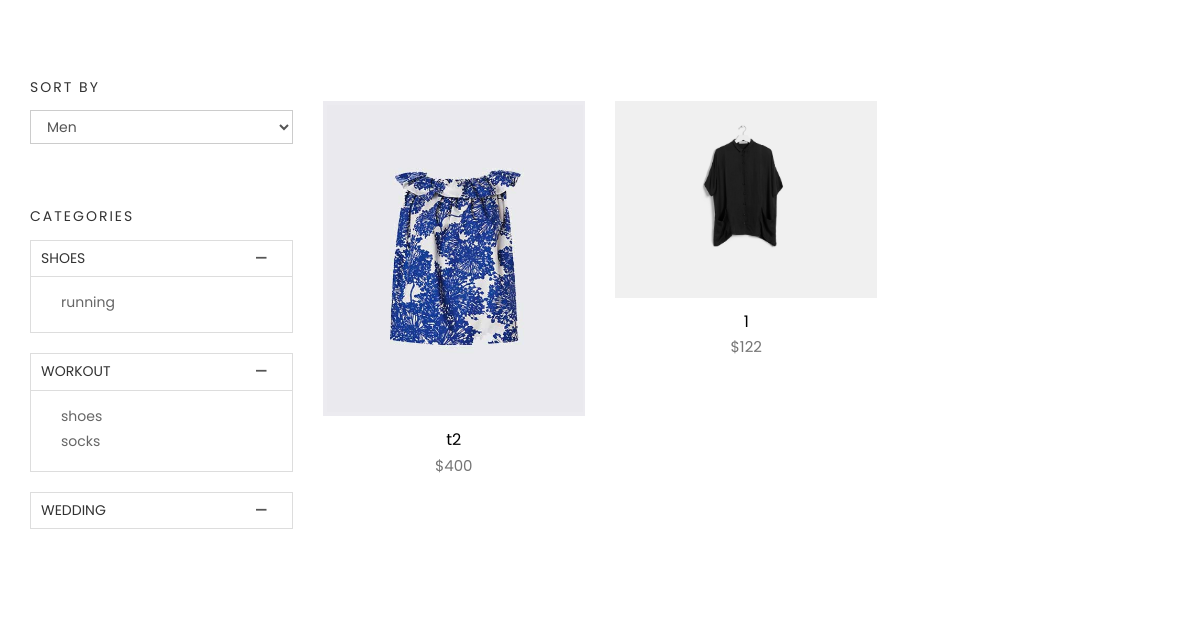
Screenshot of /products/ with the database file from the repository.
### product_module/models.py (models this page shows, shortened)
class ProductCategory(models.Model):
    parent=models.ForeignKey('ProductCategory',on_delete=models.CASCADE,null=True,blank=True)
    title=models.CharField(max_length=300,db_index=True)
    url_title=models.CharField(max_length=300)
    is_active=models.BooleanField(default=True)
    is_delete=models.BooleanField(default=False)
    class Meta:
        verbose_name='category'
        verbose_name_plural='categories'

class Product(models.Model):
    image=models.ImageField(upload_to='images/products',null=True,blank=True)
    title=models.CharField(max_length=300,db_index=True)
    price=models.PositiveIntegerField()
    discount_price=models.PositiveIntegerField(null=True,blank=True)
    is_active=models.BooleanField(default=True)
    is_delete=models.BooleanField(default=False)
    added_date=models.DateTimeField(auto_now_add=True)
    updated_date=models.DateTimeField(auto_now=True)
    slug=models.SlugField(blank=True,null=True,db_index=True)
    content=models.TextField(null=True,blank=True)
    short_description=models.CharField(max_length=320,db_index=True,null=True,blank=True)
    brand=models.ForeignKey(ProductBrand,on_delete=models.SET_NULL,blank=True,null=True)
    category=models.ManyToManyField(ProductCategory)
    rating=models.PositiveIntegerField(default=0,validators=[MaxValueValidator(5),MinValueValidator(0)],blank=True,null=True)
    sorting=models.ForeignKey(ProductSorting,on_delete=models.PROTECT,null=True,blank=True)
    class Meta:
        verbose_name='product'
        verbose_name_plural='products'

### product_module/views.py (the view, shortened to what this page needs)
# urls.py: path('',views.ProductView.as_view(),name='products'),
class ProductView(View):
    template_name='product_module/products.html'
    form_class=ProductSortingForm
    def get(self,request,*args,**kwargs):
        categories=ProductCategory.objects.filter(is_active=True,is_delete=False,parent_id=None)
        products=Product.objects.filter(is_active=True,is_delete=False).order_by('-added_date')
        sorting=request.GET.get('sorting')
        if sorting is not None:
            products.filter(sorting__url_title__iexact=sorting)
            print(products)
        category=kwargs.get('category')
        if category is not None:
            products=products.filter(category__url_title__iexact=category,is_active=True)
        return render(request,self.template_name,{
            'categories':categories,
            'products':products,
            'form':self.form_class()
        })

### product_module/forms.py
class ProductSortingForm(forms.Form):
    product_sortings_list=[]
    for item in ProductSorting.objects.filter(is_active=True,is_delete=False):
        product_sortings_list.append((item.url_title,item))
    sorting=forms.ChoiceField(label='',choices=product_sortings_list,widget=forms.Select(attrs={
        'onchange': 'submit();',
        'class':'form-control text-capitalize',
        }))

### product_module/models.py (called while the page is built)
    def __str__(self):
        return self.url_title

### product_module/templates/product_module/products.html (shortened to what this page needs)
{% extends "base.html" %}
{% load static %}
{% load thumbnail %}
{% block content %}
	<section class="products section">
		<div class="container">
			<div class="row">
				<div class="col-md-3">
					<div class="widget">
						<h4 class="widget-title">Sort By</h4>
						<form method="get" action="">
							{{form}}
						</form>
					</div>
					<div class="widget product-category">
						<h4 class="widget-title">Categories</h4>
						{% for category in categories %}
							<div class="panel-group commonAccordion" id="accordion" role="tablist" aria-multiselectable="true">
								<div class="panel panel-default">
								<div class="panel-heading" role="tab" id="headingOne">
									{% if category.productcategory_set.all %}
										<h4 class="panel-title">
											<a role="button" data-toggle="collapse" data-parent="#accordion" href="#{{category.url_title}}" aria-expanded="true" aria-controls="collapseOne">
												{{category.title}}
											</a>
										</h4>
									{% else %}
										<h3 class="panel-title">
											<a href="{% url "products-by-category" category=category.url_title %}">{{category.title}}</a>
										</h3>
									{% endif %}
								</div>
								{% if category.productcategory_set.all %}
									<div id="{{category.url_title}}" class="panel-collapse collapse in" role="tabpanel" aria-labelledby="headingOne">
										<div class="panel-body">
											<ul>
												{% for sub_category in category.productcategory_set.all %}
													<li><a href="{% url "products-by-category" category=sub_category.url_title %}">{{sub_category.title}}</a></li>
												{% endfor %}
											</ul>
										</div>
									</div>
								{% endif %}
							</div>
						</div>
						{% endfor %}
					</div>
				</div>
				<div class="col-md-9">
					<div class="row">
						<br>
						{% if products %}
							{% for product in products %}
								<div class="col-md-4">
									<div class="product-item">
										<div class="product-thumb">
											{% thumbnail product.image "260x315" crop='center' quality=95 as im%}
												<img class="img-responsive" src="{{im.url}}" alt="product-img" />
											{% endthumbnail %}
										</div>
										<div class="product-content">
											<h4><a href="product-single.html">{{product.title}}</a></h4>
											<p class="price">${{product.price}}</p>
										</div>
									</div>
								</div>
							{% endfor %}
						{% else %}
							<h4 class="alert alert-info text-center">there is no product in this field!!<h4>
						{% endif %}
					</div>
				</div>
			</div>
		</div>
	</section>
{% endblock content %}

### static/css/style.css (style rules this page uses)
body { line-height: 1.5; font-family: "Poppins", sans-serif; -webkit-font-smoothing: antialiased; }
p { font-family: "Poppins", sans-serif; color: #757575; font-size: 15px; }
h1, h2, h3, h4, h5, h6 { font-family: "Poppins", sans-serif; }
h1, h2, h3, h4, h5, h6 { font-weight: 400; }
ol, ul { margin: 0; padding: 0; list-style: none; }
a, a:focus, a:hover { text-decoration: none; outline: 0; color: #000; }
.form-control { box-shadow: none; border-radius: 0; }
.section { padding: 80px 0; }
.commonAccordion .panel, .commonAccordion-2 .panel { border-radius: 0; box-shadow: none; }
.commonAccordion .panel .panel-heading, .commonAccordion-2 .panel .panel-heading { background: transparent; padding: 0; }
.commonAccordion .panel .panel-title, .commonAccordion-2 .panel .panel-title { position: relative; }
.commonAccordion .panel .panel-title a, .commonAccordion-2 .panel .panel-title a { display: block; font-size: 14px; text-transform: uppercase; padding: 10px 10px; }
.commonAccordion .panel .panel-title a:before, .commonAccordion-2 .panel .panel-title a:before { color: #555; content: "\f209"; position: absolute; right: 25px; font-family: "themefisher-font"; }
.product-item { margin-bottom: 30px; }
.product-item .product-thumb { position: relative; }
.product-item .product-thumb img { width: 100%; height: auto; }
.product-item .product-thumb:before { transition: 0.3s all; opacity: 0; background: rgba(0, 0, 0, 0.6); content: ""; position: absolute; top: 0; right: 0; left: 0; bottom: 0; }
.product-item .product-content { text-align: center; }
.product-item .product-content h4 { font-size: 16px; font-weight: 400; margin-top: 15px; margin-bottom: 6px; }
.product-item .product-content h4 a { color: #000; }
.product-category ul { padding-left: 15px; }
.product-category ul li { margin-bottom: 4px; }
.product-category ul li a { color: #666; }
.widget { margin-bottom: 30px; padding-bottom: 35px; }
.widget .widget-title { margin: 0; padding-bottom: 15px; font-size: 14px; font-weight: 400; text-transform: uppercase; letter-spacing: 2px; }

### rows the page displays
ProductCategory: title "SHOES"
ProductCategory: title "running"
ProductCategory: title "WORKOUT"
ProductCategory: title "shoes"
ProductCategory: title "socks"
ProductCategory: title "WEDDING"
Product: shows a picture, title "t2", price "400"
Product: shows a picture, title "1", price "122"
